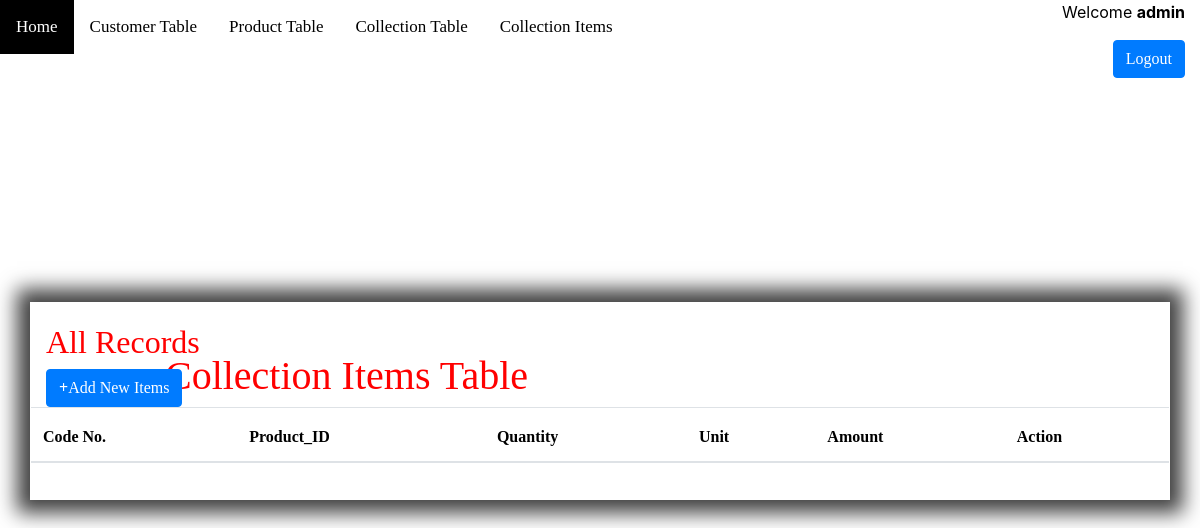
The page /items.php (signed in) on the database as committed earlier.
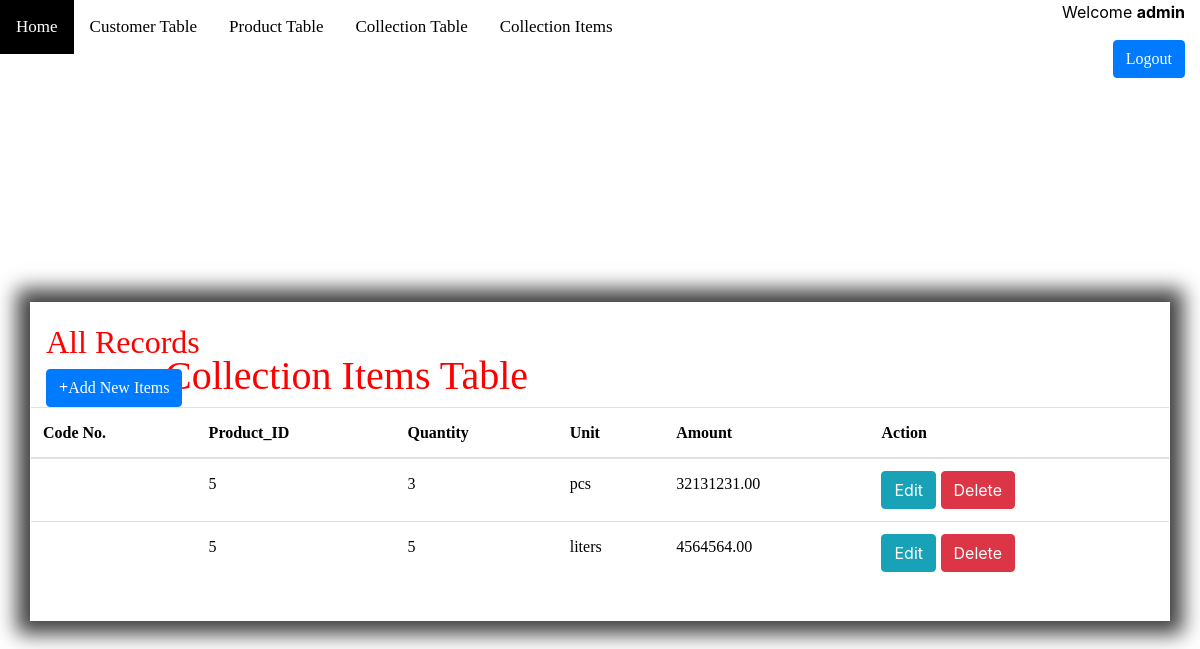
The same page on the database as committed later.
### tables this page shows
CREATE TABLE `items` (
  `collection_code` int(100) DEFAULT NULL,
  `userid` int(100) DEFAULT NULL,
  `product_id` int(100) DEFAULT NULL,
  `quantity` varchar(100) DEFAULT NULL,
  `unit` varchar(100) DEFAULT NULL,
  `amount` decimal(10,2) DEFAULT NULL
);

### items.php (the view, shortened to what this page needs)
<!DOCTYPE html>
<html>
<head>
	<link rel="stylesheet" type="text/css"	href="style.css">
	<link rel="stylesheet" href="bootstrap/css/bootstrap.min.css">
</head>
<body>
<div class="topnav">
  <a class="home" href="index.php">Home</a>
  <a href="index2.php">Customer Table</a>
  <a href="product.php">Product Table</a>
  <a href="collection.php">Collection Table</a>
  <a href="#items.php">Collection Items</a>
</div>
<header class="main">
    <div class="row justify-content-center">
    <h1 class="col-sm-4"></h1>
     <nav class="col-sm-8 text-right">
		 <?php if(isset($_SESSION["username"])): ?>
		     <p>Welcome <strong><?php echo $_SESSION['username']; ?></strong></p>
		     <p><a style="font-family:Stylus BT" href="login.php?logout='1'" class="btn btn-primary" style="color:white;">Logout</a></p>
		 <?php endif ?>
		</nav>
		</div>
		 </header><br><br>
		 <h1><a style="position:absolute;bottom:60%;right:56%;font-family:Broadway;color:red;">Collection Items Table</h1></a>
<div id="main">
	<?php require_once 'process4.php';?>
	<div class="container">
	<?php
		$mysqli = new mysqli('localhost','root','','registration') or die(mysqli_error($mysqli));
		$username= $_SESSION["username"];
		$result=$mysqli->query("select id from users where username='$username'") or die($mysqli->error);
		if(@count($result)==1)
			{
			$row=$result->fetch_array();
			$userid=$row['id'];
		}
		$result = $mysqli->query("SELECT * FROM items where userid='$userid'") or die($mysqli->error);
		?>
		<h2><font style="font-family:Timesnew-Roman" color= "red"> All Records</h2></font>
		<a style="font-family:Stylus BT" href="index6.php"class="btn btn-primary"><b>+</b>Add New Items</a>
		<div class="row justify-content-center">
		<br><br><br>
			<table class="table">
				<thead>
					<tr>
						<th><a style="font-family:Broadway">Code No.</th>
						<th><a style="font-family:Broadway">Product_ID</th>
						<th><a style="font-family:Broadway">Quantity</th>
						<th><a style="font-family:Broadway">Unit</th>
						<th><a style="font-family:Broadway">Amount</th>
						<th colspan="2"><a style="font-family:Broadway">Action</th>
					</tr>
				</thead>
				<?php
					while($row=$result->fetch_assoc()):?>
						<tr>
							<td><a style="font-family:Elephant;"><?php echo $row['code_no']?></td></a>
							<td><a style="font-family:Elephant;"><?php echo $row['product_id']?></td></a>
							<td><a style="font-family:Elephant;"><?php echo $row['quantity']?></td></a>
							<td><a style="font-family:Elephant;"><?php echo $row['unit']?></td></a>
							<td><a style="font-family:Elephant;"><?php echo $row['amount']?></td></a>
							<td>
								<a href="index6.php?edit=<?php echo $row['code_no'];?>"
									class="btn btn-info">Edit</a>
								<a href="process4.php?delete=<?php echo $row['code_no'];?>"
									class="btn btn-danger">Delete</a>
							</td>
						</tr>
						<?php endwhile;?>
			</table>
		</div>
</div>
</body>
</html>

Rows that differ between the two databases and show on the page:
added items: product "5", quantity "3", unit "pcs", amount "32131231.00"
added items: product "5", quantity "5", unit "liters", amount "4564564.00"
